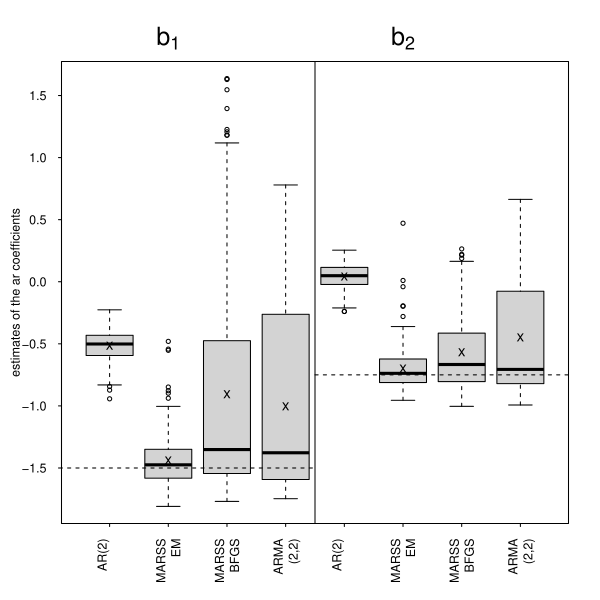

Reproduce this figure in R.
###################################################
### code chunk number 37: Cs_410_marssperffig
###################################################
if (sims.exist) { # flag to check that the code to creat the plot has been run
  # This makes a plot of the comparisons
  par(ylbias = -.2, tcl = -.2, cex = .75)
  graphics::boxplot(t(params[c(7, 1, 3, 5, 8, 2, 4, 6), ]), names = c("AR(2)\n", "MARSS\nEM", "MARSS\nBFGS", "ARMA\n(2,2)", "AR(2)\n", "MARSS\nEM", "MARSS\nBFGS", "ARMA\n(2,2)"), ylab = "estimates of the ar coefficients", las = 2)
  points(1:8, apply(params[c(7, 1, 3, 5, 8, 2, 4, 6), ], 1, mean), pch = "x", cex = 1.25)
  par(cex = 1.5)
  axis(side = 3, at = c(2, 6), labels = c(expression(b[1]), expression(b[2])), tick = FALSE, cex = 2)
  lines(c(0, 4.5), c(true.2ss[2], true.2ss[2]), lty = 2)
  lines(c(4.5, 9), c(true.2ss[3], true.2ss[3]), lty = 2)
  abline(v = 4.5)
}
